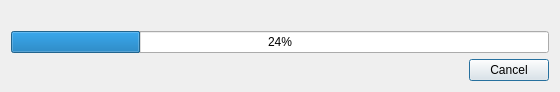
<?xml version="1.0" encoding="UTF-8"?>
<ui version="4.0">
 <class>AwDownloadGuiUi</class>
 <widget class="QDialog" name="AwDownloadGuiUi">
  <property name="geometry">
   <rect>
    <x>0</x>
    <y>0</y>
    <width>560</width>
    <height>89</height>
   </rect>
  </property>
  <property name="windowTitle">
   <string>Installing updates....</string>
  </property>
  <property name="windowIcon">
   <iconset resource="../../../resources/AnyWave.qrc">
    <normaloff>:/images/AnyWave_icon.png</normaloff>:/images/AnyWave_icon.png</iconset>
  </property>
  <layout class="QVBoxLayout" name="verticalLayout">
   <item>
    <widget class="QLabel" name="label">
     <property name="text">
      <string/>
     </property>
    </widget>
   </item>
   <item>
    <widget class="QProgressBar" name="progressBar">
     <property name="value">
      <number>24</number>
     </property>
    </widget>
   </item>
   <item>
    <layout class="QHBoxLayout" name="horizontalLayout">
     <item>
      <spacer name="horizontalSpacer">
       <property name="orientation">
        <enum>Qt::Horizontal</enum>
       </property>
       <property name="sizeHint" stdset="0">
        <size>
         <width>40</width>
         <height>20</height>
        </size>
       </property>
      </spacer>
     </item>
     <item>
      <widget class="QPushButton" name="buttonCancel">
       <property name="text">
        <string>Cancel</string>
       </property>
      </widget>
     </item>
    </layout>
   </item>
  </layout>
 </widget>
 <layoutdefault spacing="6" margin="11"/>
 <resources>
  <include location="../../../resources/AnyWave.qrc"/>
 </resources>
 <connections/>
</ui>
